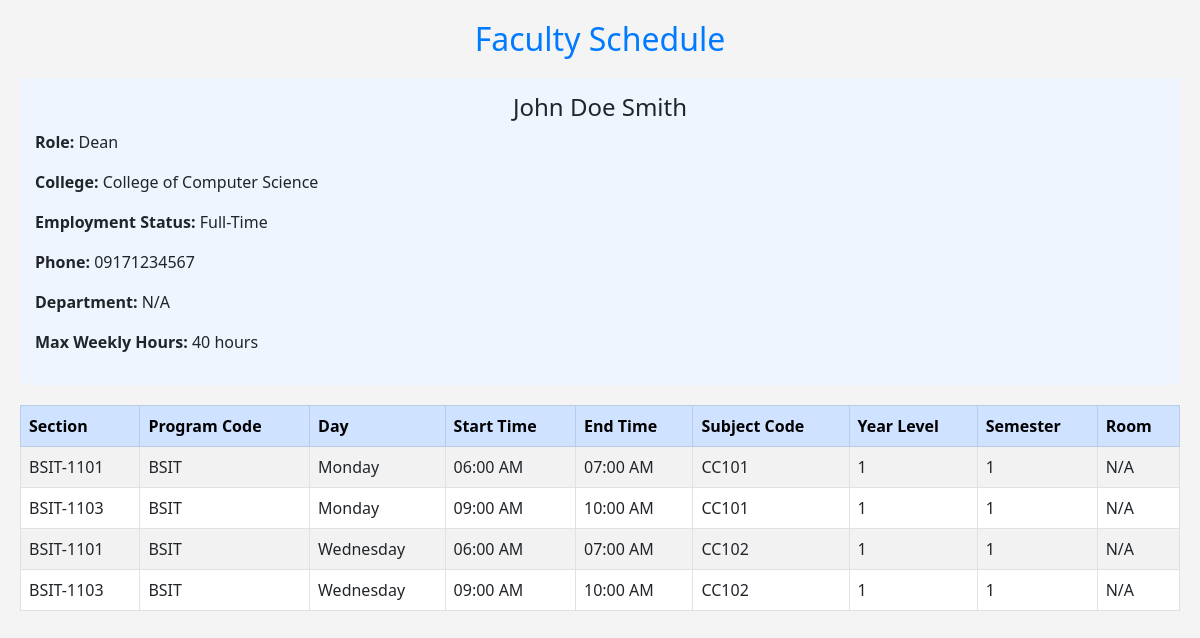
The app's page /frame/view_sched.php (signed in) with its own data.
### tables this page shows
CREATE TABLE `faculty` (
  `faculty_id` int(11) NOT NULL,
  `firstname` varchar(50) NOT NULL,
  `middlename` varchar(50) DEFAULT NULL,
  `lastname` varchar(50) NOT NULL,
  `college` varchar(100) DEFAULT NULL,
  `employment_status` enum('Full-Time','Part-Time') DEFAULT 'Full-Time',
  `address` text DEFAULT NULL,
  `phone_no` varchar(20) NOT NULL,
  `departmentID` varchar(50) DEFAULT NULL,
  `role` enum('Dean','Department Head','Instructor') DEFAULT NULL,
  `master_specialization` varchar(255) DEFAULT NULL,
  `created_at` timestamp NOT NULL DEFAULT current_timestamp(),
  `max_weekly_hours` int(11) DEFAULT 18,
  `availability` text NOT NULL,
  `start_time` time NOT NULL,
  `end_time` time NOT NULL
);

CREATE TABLE `schedules` (
  `schedule_id` int(11) NOT NULL,
  `faculty_id` int(11) NOT NULL,
  `subject_code` varchar(50) NOT NULL,
  `section_id` int(11) NOT NULL,
  `day_of_week` enum('Monday','Tuesday','Wednesday','Thursday','Friday','Saturday','Sunday') NOT NULL,
  `time_slot` varchar(255) NOT NULL,
  `is_checked` tinyint(1) DEFAULT 0,
  `course_id` int(255) DEFAULT NULL,
  `room_id` varchar(255) DEFAULT NULL,
  `department` varchar(35) DEFAULT NULL,
  `year_level` varchar(35) DEFAULT NULL,
  `semester` varchar(10) DEFAULT NULL,
  `start_time` time NOT NULL,
  `end_time` time NOT NULL
);

CREATE TABLE `sections` (
  `section_id` int(11) NOT NULL,
  `program_code` varchar(50) NOT NULL,
  `year_level` int(11) NOT NULL,
  `section_name` varchar(10) NOT NULL,
  `semester` varchar(255) DEFAULT NULL,
  `start_time` time DEFAULT NULL,
  `end_time` time DEFAULT NULL
);

### frame/view_sched.php (the view, shortened to what this page needs)
<?php
include_once "../connections/connection.php";
$faculty_id = $_SESSION['id'];
try {
    $stmt = $conn->prepare("
    SELECT f.*,
           CONCAT(f.firstname, ' ', f.lastname) AS teacher,
           section.section_name,
           sched.day_of_week,
           sched.start_time,  -- Added Start Time
           sched.end_time,    -- Added End Time
           sched.subject_code,
           sched.year_level,
           sched.semester,
           sched.room_id,
           section.program_code,
           section.year_level,
           section.semester
    FROM faculty f
    LEFT JOIN schedules sched ON f.faculty_id = sched.faculty_id
    LEFT JOIN sections section ON section.section_id = sched.section_id
    WHERE f.faculty_id = :faculty_id
    ");
    $stmt->bindParam(':faculty_id', $faculty_id);
    $stmt->execute();
    $schedules = $stmt->fetchAll(PDO::FETCH_ASSOC);
} catch (PDOException $e) {
    echo "db_error: " . $e->getMessage();
}
?>
<!DOCTYPE html>
<html lang="en">
<head>
    <link href="https://cdn.jsdelivr.net/npm/bootstrap@5.3.0/dist/css/bootstrap.min.css" rel="stylesheet">
</head>
<body>
    <h2>Faculty Schedule</h2>
    <?php if (!empty($schedules)): ?>
        <?php if (!empty($schedules) || isset($schedules[0])): ?>
            <div class="faculty-info">
                <h4 class="text-center">
                    <?php echo htmlspecialchars($schedules[0]['firstname'] ?? 'N/A') . " " .
                            htmlspecialchars($schedules[0]['middlename'] ?? '') . " " .
                            htmlspecialchars($schedules[0]['lastname'] ?? ''); ?>
                </h4>
                <p><strong>Role:</strong> <?php echo htmlspecialchars($schedules[0]['role'] ?? 'N/A'); ?></p>
                <p><strong>College:</strong> <?php echo htmlspecialchars($schedules[0]['college'] ?? 'N/A'); ?></p>
                <p><strong>Employment Status:</strong> <?php echo htmlspecialchars($schedules[0]['employment_status'] ?? 'N/A'); ?></p>
                <p><strong>Phone:</strong> <?php echo htmlspecialchars($schedules[0]['phone_no'] ?? 'N/A'); ?></p>
                <p><strong>Department:</strong> <?php echo htmlspecialchars($schedules[0]['department'] ?? 'N/A'); ?></p>
                <p><strong>Max Weekly Hours:</strong> <?php echo htmlspecialchars($schedules[0]['max_weekly_hours'] ?? 'N/A'); ?> hours</p>
            </div>
        <?php endif; ?>
        <table class="table table-bordered table-striped">
            <thead class="table-primary">
                <tr>
                    <th>Section</th>
                    <th>Program Code</th>
                    <th>Day</th>
                    <th>Start Time</th>
                    <th>End Time</th>
                    <th>Subject Code</th>
                    <th>Year Level</th>
                    <th>Semester</th>
                    <th>Room</th>
                </tr>
            </thead>
            <tbody>
                <?php foreach ($schedules as $schedule): ?>
                    <tr>
                        <td><?php echo htmlspecialchars($schedule['section_name'] ?? 'N/A'); ?></td>
                        <td><?php echo htmlspecialchars($schedule['program_code'] ?? 'N/A'); ?></td>
                        <td><?php echo htmlspecialchars($schedule['day_of_week'] ?? 'N/A'); ?></td>
                        <td><?php echo date("h:i A", strtotime($schedule['start_time'] ?? '00:00:00')); ?></td>
                        <td><?php echo date("h:i A", strtotime($schedule['end_time'] ?? '00:00:00')); ?></td>
                        <td><?php echo htmlspecialchars($schedule['subject_code'] ?? 'N/A'); ?></td>
                        <td><?php echo htmlspecialchars($schedule['year_level'] ?? 'N/A'); ?></td>
                        <td><?php echo htmlspecialchars($schedule['semester'] ?? 'N/A'); ?></td>
                        <td><?php echo htmlspecialchars($schedule['room_id'] ?? 'N/A'); ?></td>
                    </tr>
                <?php endforeach; ?>
            </tbody>
        </table>
    <?php else: ?>
        <p class="text-center text-danger">No schedule found for this faculty member.</p>
    <?php endif; ?>
</body>
</html>

### frame/view_sched.php (style rules this page uses)
body { background-color: #f4f4f4; padding: 20px; }
h2 { text-align: center; color: #007bff; margin-bottom: 20px; }
.faculty-info { background: #eef5ff; padding: 15px; border-radius: 5px; margin-bottom: 20px; }
.table thead tr { background-color: #007bff; color: white; }
.table tbody tr:nth-child(even) { background-color: #f2f2f2; }

### records on screen
faculty: firstname "John", middlename "Doe", lastname "Smith", role "Dean", college "College of Computer Science", employment_status "Full-Time", phone_no "09171234567", max_weekly_hours "40"
schedules: section.section_name "BSIT-1101", section.program_code "BSIT", day_of_week "Monday", start_time "06:00 AM", end_time "07:00 AM", subject_code "CC101", section.year_level "1", section.semester "1", room "N/A"
schedules: section.section_name "BSIT-1103", section.program_code "BSIT", day_of_week "Monday", start_time "09:00 AM", end_time "10:00 AM", subject_code "CC101", section.year_level "1", section.semester "1", room "N/A"
schedules: section.section_name "BSIT-1101", section.program_code "BSIT", day_of_week "Wednesday", start_time "06:00 AM", end_time "07:00 AM", subject_code "CC102", section.year_level "1", section.semester "1", room "N/A"
schedules: section.section_name "BSIT-1103", section.program_code "BSIT", day_of_week "Wednesday", start_time "09:00 AM", end_time "10:00 AM", subject_code "CC102", section.year_level "1", section.semester "1", room "N/A"

### other values on screen
$schedules[0]['department'] "N/A"
